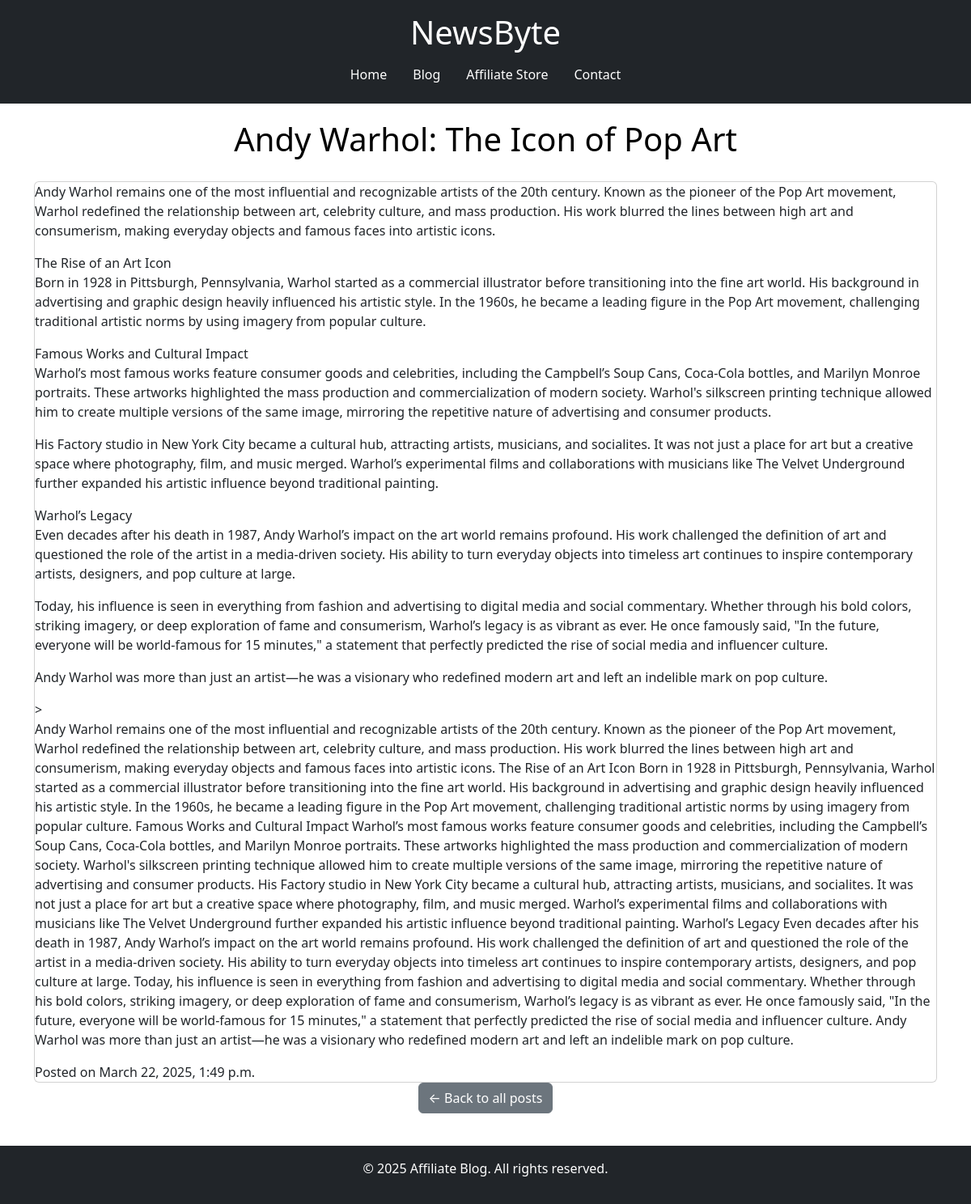
Page /posts/2/ on the committed database.
### home/models.py (models this page shows, shortened)
class Post(models.Model):
    title = models.CharField(max_length=200)
    content = models.TextField()
    created_at = models.DateTimeField(auto_now_add=True)

### home/views.py (the view)
# urls.py: path('posts/<int:pk>/', post_detail, name='post_detail')
def post_detail(request, pk):
    post = get_object_or_404(Post, pk=pk)
    return render(request, 'home/post_detail.html', {'post': post})

### home/templates/home/post_detail.html (shortened to what this page needs)
{% load static %}
<!DOCTYPE html>
<html lang="en">
<head>
    <link rel="stylesheet" href="{% static '/css/style.css' %}">
    <link href="https://cdn.jsdelivr.net/npm/bootstrap@5.3.0/dist/css/bootstrap.min.css" rel="stylesheet">
</head>
<body>
    <header class="bg-dark text-white text-center py-3">
        <h1>NewsByte</h1>
        <nav>
            <ul class="nav justify-content-center">
                <li class="nav-item"><a class="nav-link text-white" href="{% url 'home' %}">Home</a></li>
                <li class="nav-item"><a class="nav-link text-white" href="blog.html">Blog</a></li>
                <li class="nav-item"><a class="nav-link text-white" href="store.html">Affiliate Store</a></li>
                <li class="nav-item"><a class="nav-link text-white" href="contact.html">Contact</a></li>
            </ul>
        </nav>
    </header>
    <h1 class="centre-header text-center">{{ post.title }}</h1>
<main>
<div class="container">
    <div class="card">
        <div class="card-content"{{ post.content|linebreaks }}>
            <p>{{ post.content }}</p>
        </div>
        <div class="timestamp">
            Posted on {{ post.created_at }}
        </div>
    </div>
    <div class="text-center">
        <a href="{% url 'home' %}" class="btn btn-secondary">← Back to all posts</a>
    </div>
</div>
</main>
<footer class="bg-dark text-white text-center py-3">
    <p>&copy; 2025 Affiliate Blog. All rights reserved.</p>
</footer>
</body>
</html>

### static/css/style.css (style rules this page uses)
body { font-family: Arial, sans-serif; margin: 0; padding: 0; background-color: #f8f8f8; }
header { color: white; padding: 15px; text-align: center; }
.nav-item { display: flex; justify-content: center; align-items: center; height: 100%; list-style-type: none; padding: 0; }
main { padding: 20px; }
.centre-header { margin-top: 20px; color: black; }
footer { text-align: center; padding: 10px; background-color: #333; color: white; margin-top: 20px; }

### rows in the picture
Post: title "Andy Warhol: The Icon of Pop Art", content "Andy Warhol remains one of the most influential and recognizable artists of the 20th century. Known as the pioneer of the Pop Art movement, Warhol redefined the relationship between art, celebrity culture, and mass production. His work blurred the lines between high art and consumerism, making everyday objects and famous faces into artistic icons. The Rise of an Art Icon Born in 1928 in Pittsburgh, Pennsylvania, Warhol started as a commercial illustrator before transitioning into the fine art world. His background in advertising and graphic design heavily influenced his artistic style. In the 1960s, he became a leading figure in the Pop Art movement, challenging traditional artistic norms…", created_at "March 22, 2025, 1:49 p.m."
